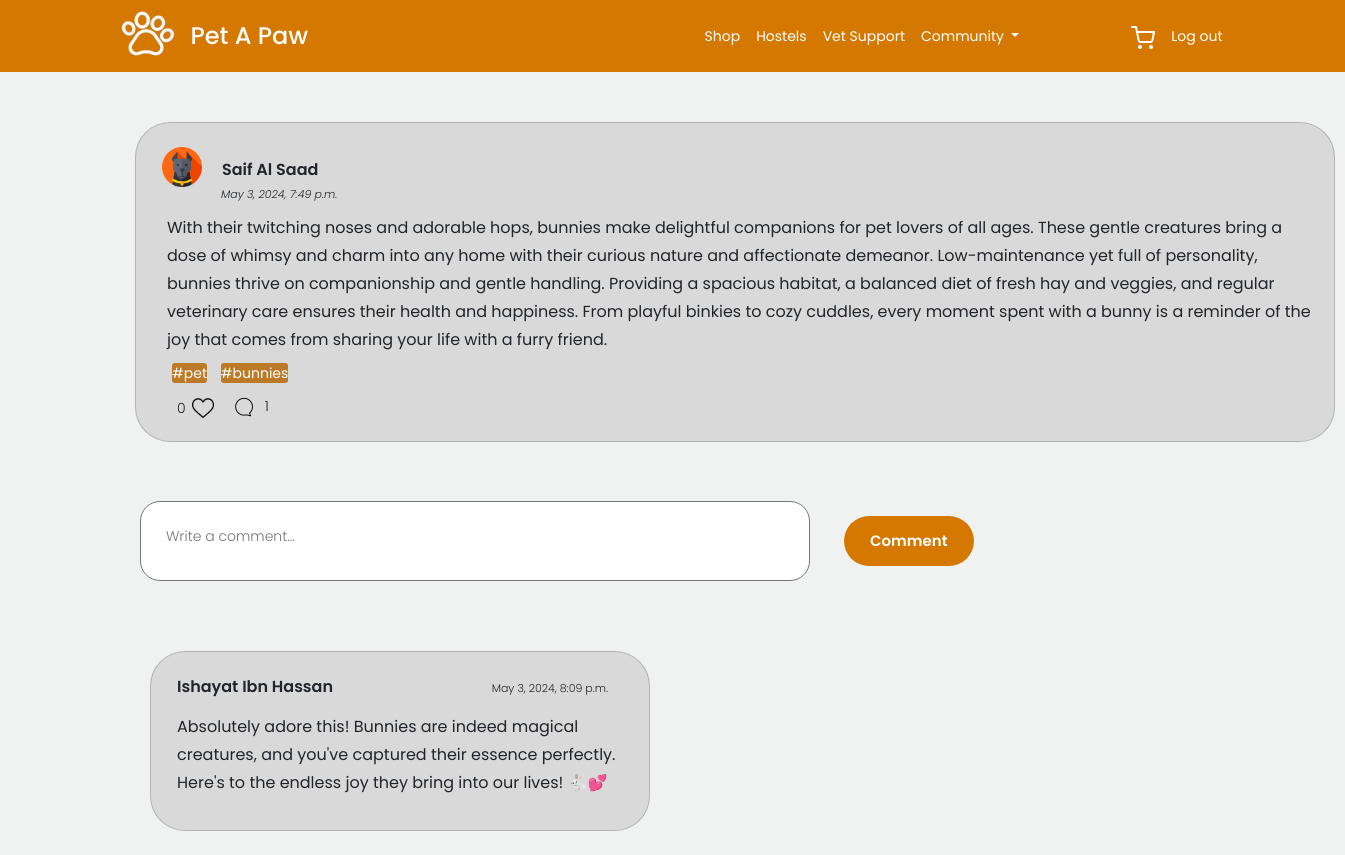
The app's page /blog/blogs/19 (signed in) with its own data.
### blog/models.py (models this page shows, shortened)
class Blog(models.Model):
    blog_id = models.AutoField(primary_key=True)
    created_at = models.DateTimeField(auto_now_add=True)
    content = models.TextField()
    like_count = models.IntegerField(default=0)
    comment_count = models.IntegerField(default=0)
    user = models.ForeignKey(User, on_delete=models.CASCADE)
    liked_by = models.ManyToManyField(User, related_name='liked_blogs', blank=True)
    tags = models.ManyToManyField(Tag)

class Tag(models.Model):
    name = models.CharField(max_length=50)

class Comment(models.Model):
    created_at = models.DateTimeField(primary_key=True, auto_now_add=True)
    content = models.TextField()
    blog = models.ForeignKey('Blog', on_delete=models.CASCADE)
    user = models.ForeignKey(User, on_delete=models.CASCADE)

### home/models.py (models this page shows, shortened)
class UserProfile(models.Model):
    user = models.OneToOneField(User, on_delete=models.CASCADE)
    name = models.CharField(max_length=100)
    email = models.EmailField()
    phone_num = models.CharField(max_length=11)
    dob = models.DateField()
    street = models.CharField(max_length=100)
    house_no = models.CharField(max_length=20)
    area = models.CharField(max_length=100)
    image = models.ImageField(upload_to='user_images/', null=True, blank=True)

### blog/views.py (the view)
# urls.py: path('blogs/<int:blog_id>', views.single_blog, name='single_blog'),
@login_required
def single_blog(request, blog_id):
    blog = get_object_or_404(Blog, blog_id=blog_id)
    comments = Comment.objects.filter(blog=blog).order_by('-created_at').all()
    context = {'blog': blog, 'comments': comments}
    return render(request, 'blog/single_blog.html', context)

### blog/templates/blog/single_blog.html (shortened to what this page needs)
{% extends 'base.html' %}
{% load static %}
{% block css %}
    <link rel="stylesheet" href="{% static 'css/single_blog.css' %}">
{% endblock %}
{% block content %}
    <div class="card mb-4 rounded-5 p-3 blog-card">
        <div class="card-content blog-card-content">
            <img class="blogger-img" src="{{ blog.user.userprofile.image.url }}">
            <p class="card-title">{{ blog.user.userprofile.name }}</p>
            <h6 class="card-subtitle mb-2  blog-time">{{ blog.created_at }}</h6>
            <p class="card-text blog-content">{{ blog.content }}</p>
            <div class="tags">
                {% for tag in blog.tags.all %}
                    <a href="{% url 'blog_home' %}?searchInput={{ tag.name }}" class="tag">#{{ tag.name }}</a>
                {% endfor %}
            </div>
            <div class="like-box">
                <p>{{ blog.like_count }}</p>
                {% if request.user in blog.liked_by.all %}
                    <form action="{% url 'like_blog' blog.blog_id %}" method="post">
                        {% csrf_token %}
                        <button id="like-btn" class="react-btn" type="submit"><img
                                alt=""></button>
                    </form>
                {% else %}
                    <form action="{% url 'like_blog' blog.blog_id %}" method="post">
                        <button id="unlike-btn" class="react-btn" type="submit"><img
                                alt=""></button>
                    </form>
                {% endif %}
            </div>
            <div class="comment-count">
                <img src="{% static 'images/assets/comments.png' %}" alt="">
                <p>{{ blog.comment_count }}</p>
            </div>
        </div>
    </div>
    <div class="comment-box">
        <form action="{% url 'post_comment' blog.blog_id %}" method="POST">
            <textarea type="text" name="comment" placeholder="Write a comment..."></textarea>
            <button type="submit">Comment</button>
        </form>
    </div>
    {% for comment in comments %}
        {% if forloop.first %}
            <div class="card mb-4 rounded-5 p-3 comment-card first-comment">
                <div class="card-content comment-card-content ">
                    <p class="card-title">{{ comment.user.userprofile.name }}</p>
                    <h6 class="card-subtitle mb-2 comment-time">{{ comment.created_at }}</h6>
                    <p class="card-text comment-content">{{ comment.content }}</p>
                </div>
            </div>
        {% endif %}
    {% endfor %}
{% endblock %}

### blog/static/css/single_blog.css (style rules this page uses)
.blog-card { position: relative; background-color: #D9D9D9; width: 1200px; height: 320px !important; border-radius: 35px !important; margin-top: 50px; margin-left: 135px; padding: 0px; font-family: "Poppins", sans-serif; }
.blog-card-content { display: flex; align-items: flex-start; position: relative; }
.blogger-img { width: 40px; height: 40px; margin-right: 20px; margin-left: 10px; margin-top: 8px; }
.card-title { margin-top: 17px; font-weight: 600; font-style: normal; font-size: 16px; }
.blog-time { font-weight: 300; font-style: italic; font-size: 11px; position: absolute; top: 53px; left: 69px; }
.blog-content { position: absolute; top: 75px; left: 15px; font-weight: 400; font-style: normal; font-size: 16px; }
.like-box { position: absolute; top: 255px; left: 20px; }
.like-box p { font-weight: 300; font-style: normal; font-size: 14px; display: inline-block; margin-left: 5px; }
.comment-count { position: absolute; top: 253px; left: 80px; }
.comment-count p { font-weight: 300; font-style: normal; font-size: 14px; display: inline-block; margin-left: 5px; }
.comment-box { margin-top: 50px; margin-left: 140px; }
.comment-box textarea { font-weight: 300; font-style: normal; font-size: 14px; margin-top: 9px; width: 670px; height: 85px; border-radius: 20px; resize: none; padding-left: 25px; padding-top: 20px; background-color: rgb(255, 255, 255); }
.comment-box button { position: relative; bottom: 35px; left: 30px; width: 130px !important; height: 50px !important; border-radius: 75px; background-color: #D57800; font-weight: 600; font-style: normal; font-size: 15px; border: none; padding: 10px; color: white; }
.comment-card { margin-top: 50px; margin-bottom: 0px; background-color: #D9D9D9; width: 500px; height: 180px; border-radius: 35px !important; margin-left: 150px; font-family: "Poppins", sans-serif; }
.first-comment { margin-top: 50px; }
.comment-card-content { display: flex; align-items: flex-start; position: relative; }
.comment-card-content .card-title { margin-top: 5px; margin-left: 10px; font-weight: 600; font-style: normal; font-size: 16px; }
.comment-card-content .comment-time { font-weight: 300; font-style: normal; font-size: 11px; position: absolute; top: 18px; right: 25px; }
.comment-content { margin-top: 10px; position: absolute; top: 35px; left: 10px; font-weight: 400; font-style: normal; font-size: 16px; }
#unlike-btn img { content: url("../images/assets/heart2.png"); width: 22px !important; height: 22px !important; }
.react-btn { display: inline-block !important; border: none; background: none; padding: 0; margin: 0; position: relative; top: -45px; left: 20px; }
.tags { position: absolute; top: 220px; left: 20px; }
.tags a { margin-right: 10px; text-decoration: none; color: white; background-color: #bc7928; border-radius: 3px; width: 100px; }

### home/static/css/style.css (style rules this page uses)
body { overflow-x: hidden; position: relative; }
body { font-family: 'Poppins' !important; font-weight: 400; line-height: 28px; color: #6a6a6a; font-size: 14px; background-color: #eff2f1; }
a { text-decoration: none; -webkit-transition: .3s all ease; -o-transition: .3s all ease; transition: .3s all ease; color: #2f2f2f; text-decoration: underline; font-family: 'Poppins' !important; }
textarea { height: auto !important; }

### records on screen
Blog: user.userprofile.image (picture), user.userprofile.name "Saif Al Saad", created_at "May 3, 2024, 7:49 p.m.", content "With their twitching noses and adorable hops, bunnies make delightful companions for pet lovers of all ages. These gentle creatures bring a dose of whimsy and charm into any home with their curious nature and affectionate demeanor. Low-maintenance yet full of personality, bunnies thrive on companionship and gentle handling. Providing a spacious habitat, a balanced diet of fresh hay and veggies, and regular veterinary care ensures their health and happiness. From playful binkies to cozy cuddles, every moment spent with a bunny is a reminder of the joy that comes from sharing your life with a furry friend.", like_count "0", comment_count "1"
Tag: name "pet"
Tag: name "bunnies"
